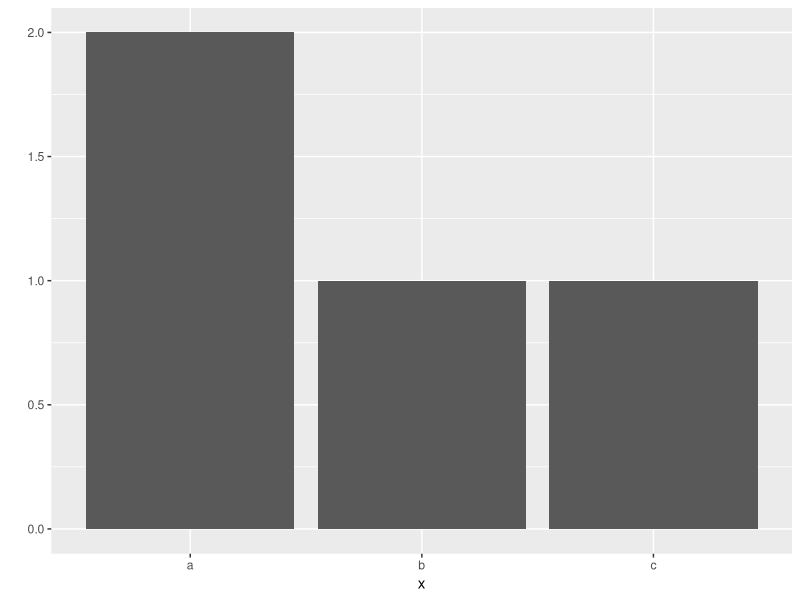
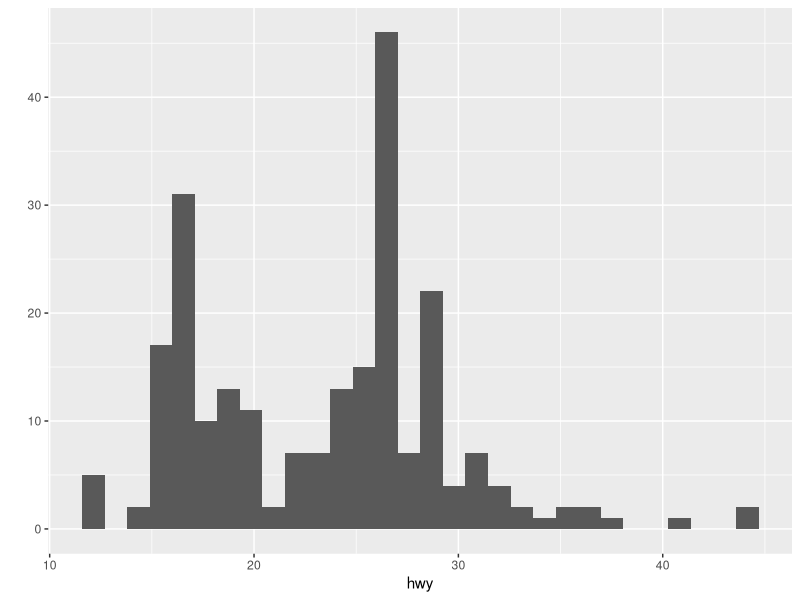

The R source for these figures, in order:
install.packages('ggplot2')#ggplot2 패키지를 설치
library(ggplot2)#ggplot2 패키지를 로드

x<-c('a','a','b','c')
x
qplot(x)#x변수의 빈도 막대 그래프 출력

qplot(data=mpg,x=hwy)#data에 mpg를 ,x축에 hwy 변수를 지정해 그래프를 생성
